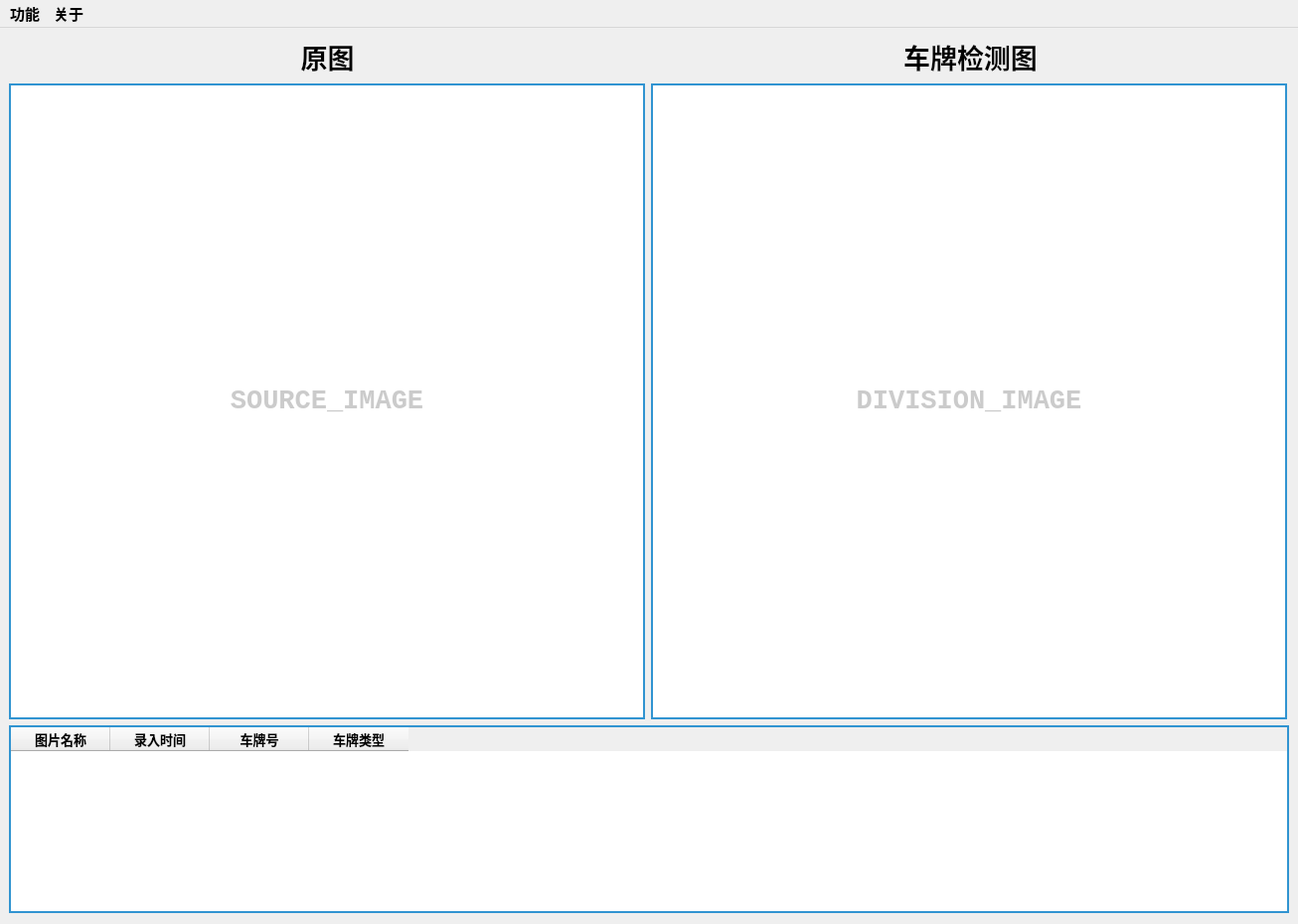
<?xml version="1.0" encoding="UTF-8"?>
<ui version="4.0">
 <class>MainWindow</class>
 <widget class="QMainWindow" name="MainWindow">
  <property name="geometry">
   <rect>
    <x>0</x>
    <y>0</y>
    <width>1306</width>
    <height>930</height>
   </rect>
  </property>
  <property name="minimumSize">
   <size>
    <width>1306</width>
    <height>930</height>
   </size>
  </property>
  <property name="maximumSize">
   <size>
    <width>1306</width>
    <height>930</height>
   </size>
  </property>
  <property name="font">
   <font>
    <family>Consolas</family>
    <pointsize>10</pointsize>
   </font>
  </property>
  <property name="mouseTracking">
   <bool>false</bool>
  </property>
  <property name="windowTitle">
   <string>车牌识别Demo</string>
  </property>
  <property name="windowIcon">
   <iconset resource="mianwindow.qrc">
    <normaloff>:/Image/windowico.png</normaloff>:/Image/windowico.png</iconset>
  </property>
  <property name="styleSheet">
   <string notr="true">QLabel#source, #division{
    color: #CBCBCB;
	border: 2px solid #3194D1;
	background: #FFFFFF
}

QListWidget#listWidget{
	border: 2px solid #3194D1;
	background: #FFFFFF
}

QListWidget::item:hover#listWidget{
	border: 2px solid #006363
}

QListWidget::item:selected#listWidget{
	color:black;
	background:#60D6A7
}

QTableWidget#tableWidget{
	border: 2px solid #3194D1;
}</string>
  </property>
  <widget class="QWidget" name="centralwidget">
   <property name="minimumSize">
    <size>
     <width>1306</width>
     <height>900</height>
    </size>
   </property>
   <property name="maximumSize">
    <size>
     <width>1306</width>
     <height>900</height>
    </size>
   </property>
   <layout class="QVBoxLayout" name="verticalLayout">
    <item>
     <layout class="QHBoxLayout" name="horizontalLayout">
      <item>
       <widget class="QLabel" name="label_1">
        <property name="font">
         <font>
          <family>Consolas</family>
          <pointsize>20</pointsize>
          <bold>true</bold>
         </font>
        </property>
        <property name="text">
         <string>原图</string>
        </property>
        <property name="alignment">
         <set>Qt::AlignCenter</set>
        </property>
       </widget>
      </item>
      <item>
       <widget class="QLabel" name="label_2">
        <property name="font">
         <font>
          <family>Consolas</family>
          <pointsize>20</pointsize>
          <bold>true</bold>
         </font>
        </property>
        <property name="text">
         <string>车牌检测图</string>
        </property>
        <property name="alignment">
         <set>Qt::AlignCenter</set>
        </property>
       </widget>
      </item>
     </layout>
    </item>
    <item>
     <layout class="QHBoxLayout" name="horizontalLayout_2">
      <item>
       <widget class="QLabel" name="source">
        <property name="minimumSize">
         <size>
          <width>640</width>
          <height>640</height>
         </size>
        </property>
        <property name="maximumSize">
         <size>
          <width>640</width>
          <height>640</height>
         </size>
        </property>
        <property name="font">
         <font>
          <family>Consolas</family>
          <pointsize>20</pointsize>
          <bold>true</bold>
         </font>
        </property>
        <property name="styleSheet">
         <string notr="true"/>
        </property>
        <property name="text">
         <string>SOURCE_IMAGE</string>
        </property>
        <property name="alignment">
         <set>Qt::AlignCenter</set>
        </property>
       </widget>
      </item>
      <item>
       <widget class="QLabel" name="division">
        <property name="minimumSize">
         <size>
          <width>640</width>
          <height>640</height>
         </size>
        </property>
        <property name="maximumSize">
         <size>
          <width>640</width>
          <height>640</height>
         </size>
        </property>
        <property name="font">
         <font>
          <family>Consolas</family>
          <pointsize>20</pointsize>
          <bold>true</bold>
         </font>
        </property>
        <property name="text">
         <string>DIVISION_IMAGE</string>
        </property>
        <property name="alignment">
         <set>Qt::AlignCenter</set>
        </property>
       </widget>
      </item>
     </layout>
    </item>
    <item>
     <widget class="QTableWidget" name="tableWidget">
      <property name="font">
       <font>
        <family>Consolas</family>
        <pointsize>12</pointsize>
       </font>
      </property>
      <property name="autoFillBackground">
       <bool>false</bool>
      </property>
      <property name="rowCount">
       <number>0</number>
      </property>
      <column>
       <property name="text">
        <string>图片名称</string>
       </property>
       <property name="font">
        <font>
         <family>Consolas</family>
         <pointsize>10</pointsize>
         <bold>true</bold>
        </font>
       </property>
      </column>
      <column>
       <property name="text">
        <string>录入时间</string>
       </property>
       <property name="font">
        <font>
         <family>Consolas</family>
         <pointsize>10</pointsize>
         <bold>true</bold>
        </font>
       </property>
      </column>
      <column>
       <property name="text">
        <string>车牌号</string>
       </property>
       <property name="font">
        <font>
         <family>Consolas</family>
         <pointsize>10</pointsize>
         <bold>true</bold>
        </font>
       </property>
      </column>
      <column>
       <property name="text">
        <string>车牌类型</string>
       </property>
       <property name="font">
        <font>
         <family>Consolas</family>
         <pointsize>10</pointsize>
         <bold>true</bold>
        </font>
       </property>
      </column>
     </widget>
    </item>
   </layout>
  </widget>
  <widget class="QMenuBar" name="menubar">
   <property name="geometry">
    <rect>
     <x>0</x>
     <y>0</y>
     <width>1306</width>
     <height>24</height>
    </rect>
   </property>
   <property name="font">
    <font>
     <family>Consolas</family>
     <pointsize>11</pointsize>
     <bold>true</bold>
    </font>
   </property>
   <widget class="QMenu" name="menu">
    <property name="font">
     <font>
      <family>Consolas</family>
      <pointsize>10</pointsize>
      <bold>false</bold>
     </font>
    </property>
    <property name="title">
     <string>功能</string>
    </property>
    <addaction name="select"/>
    <addaction name="location"/>
    <addaction name="number"/>
    <addaction name="separator"/>
    <addaction name="selects"/>
    <addaction name="separator"/>
    <addaction name="select_video"/>
    <addaction name="separator"/>
    <addaction name="select_camera"/>
    <addaction name="close_camera"/>
    <addaction name="separator"/>
    <addaction name="clear"/>
    <addaction name="repetition"/>
    <addaction name="output"/>
   </widget>
   <widget class="QMenu" name="menu_2">
    <property name="title">
     <string>关于</string>
    </property>
    <addaction name="information"/>
   </widget>
   <addaction name="menu"/>
   <addaction name="menu_2"/>
  </widget>
  <action name="file">
   <property name="text">
    <string>选择文件</string>
   </property>
   <property name="font">
    <font/>
   </property>
  </action>
  <action name="location">
   <property name="text">
    <string>车牌定位</string>
   </property>
  </action>
  <action name="number">
   <property name="text">
    <string>号码提取</string>
   </property>
  </action>
  <action name="repetition">
   <property name="text">
    <string>去重</string>
   </property>
  </action>
  <action name="output">
   <property name="text">
    <string>导出</string>
   </property>
  </action>
  <action name="select">
   <property name="text">
    <string>选择图片</string>
   </property>
  </action>
  <action name="information">
   <property name="text">
    <string>信息</string>
   </property>
  </action>
  <action name="selects">
   <property name="text">
    <string>选择文件夹</string>
   </property>
  </action>
  <action name="clear">
   <property name="text">
    <string>清空</string>
   </property>
  </action>
  <action name="select_camera">
   <property name="text">
    <string>选择摄像头</string>
   </property>
  </action>
  <action name="close_camera">
   <property name="text">
    <string>关闭摄像头</string>
   </property>
  </action>
  <action name="select_video">
   <property name="text">
    <string>选择视频</string>
   </property>
  </action>
 </widget>
 <resources>
  <include location="mianwindow.qrc"/>
 </resources>
 <connections/>
</ui>
